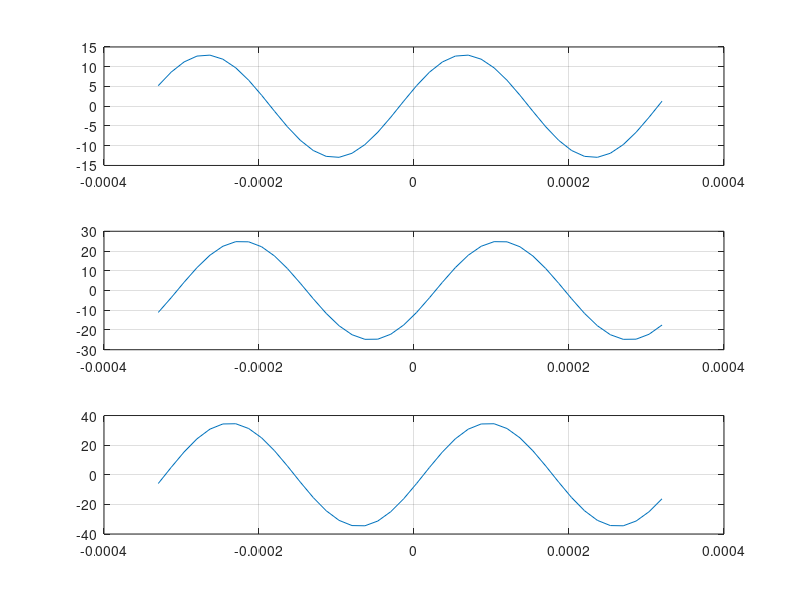

This figure's MATLAB source:
A1=13;

A2=25;

f=60000;

dur=0.00033;

tt= -dur : 1/f : dur;

X1=A1*sin( (2*pi*3000*tt)+pi/9);

subplot(3,1,1);

plot(tt,X1),grid on

hold on

X2=A2*sin( 2*pi*3000*tt - pi/6 );

subplot(3,1,2)

plot(tt,X2),grid on

X3=X1+X2;

subplot(3,1,3);

plot(tt,X3), grid on